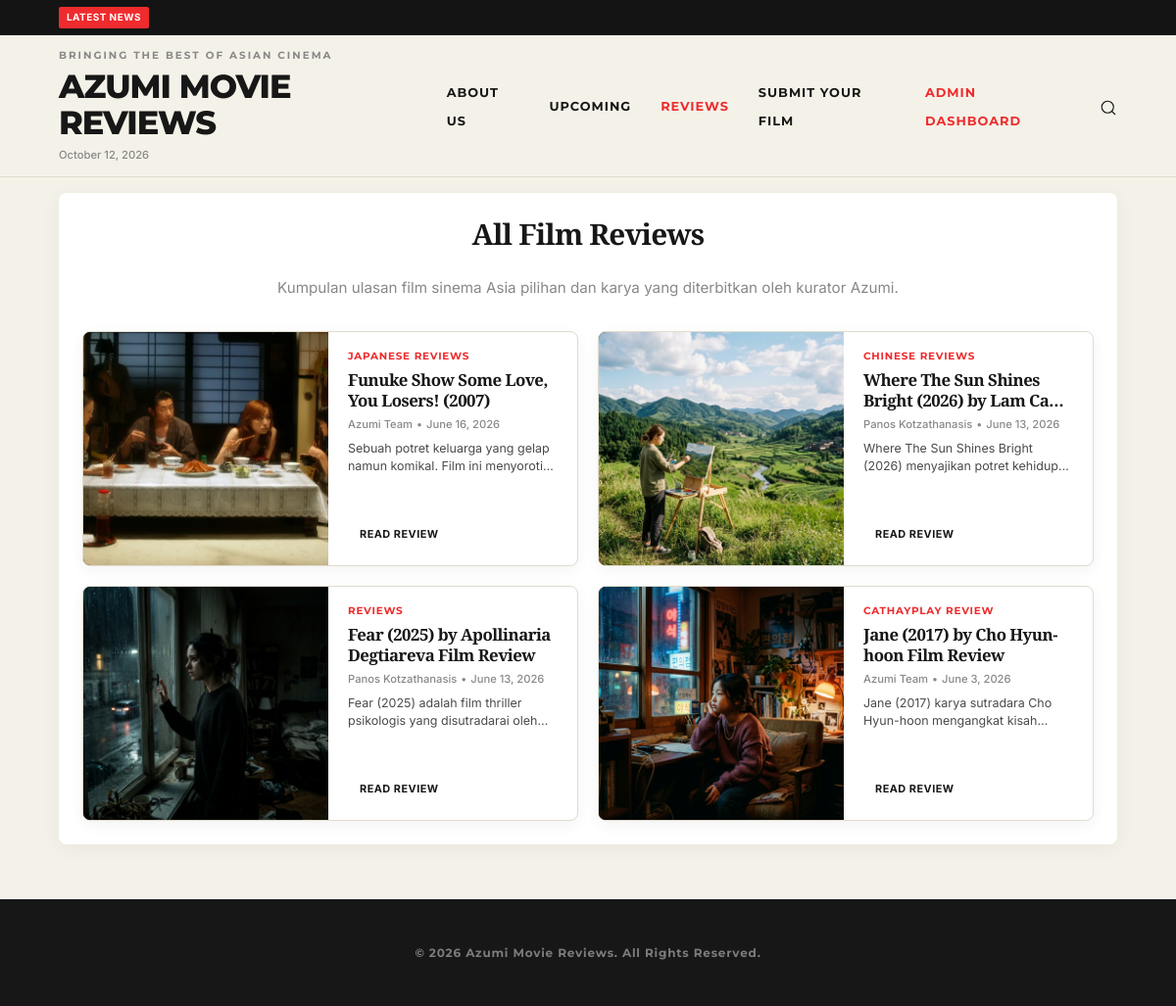
Screenshot of /reviews.php with the database file from the repository.
### tables this page shows
CREATE TABLE IF NOT EXISTS `film_submissions` (
    `id` INT UNSIGNED AUTO_INCREMENT PRIMARY KEY,
    `title` VARCHAR(255) NOT NULL,
    `author_name` VARCHAR(100) NOT NULL DEFAULT 'Anonim',
    `category` VARCHAR(100) NOT NULL DEFAULT 'REVIEWS',
    `content` TEXT NOT NULL,
    `image_path` VARCHAR(255) NOT NULL,
    `status` ENUM('pending', 'approved', 'rejected') NOT NULL DEFAULT 'pending',
    `admin_notes` TEXT NULL,
    `submitted_at` DATETIME NOT NULL DEFAULT CURRENT_TIMESTAMP,
    `reviewed_at` DATETIME NULL,
    `updated_at` DATETIME NOT NULL DEFAULT CURRENT_TIMESTAMP ON UPDATE CURRENT_TIMESTAMP,
    INDEX `idx_status` (`status`),
    INDEX `idx_submitted_at` (`submitted_at`)
);

### includes/functions.php (called while the page is built, shortened)
<?php
function e(?string $value): string {
    return htmlspecialchars($value ?? '', ENT_QUOTES, 'UTF-8');
}
function get_paragraphs(string $text): array {
    $normalized = str_replace(["\r\n", "\r"], "\n", trim($text));
    $rawParagraphs = preg_split('/\n\s*\n+/', $normalized);
    $paragraphs = [];
    foreach ($rawParagraphs as $p) {
        $clean = trim($p);
        if (mb_strlen($clean) > 5) {
            $paragraphs[] = $clean;
        }
    }
    return $paragraphs;
}
function get_poster_url(?string $filename): string {
    if (file_exists(__DIR__ . '/../assets/images/' . $filename)) {
        return 'assets/images/' . $filename;
    }
    return 'assets/images/' . $filename;
}
function format_date(?string $datetime): string {
    $timestamp = strtotime($datetime);
    return date('F j, Y', $timestamp);
}

### reviews.php (the view, shortened to what this page needs)
<?php
require_once __DIR__ . '/includes/header.php';
$pdo = getDbConnection();
$stmt = $pdo->prepare("SELECT * FROM film_submissions WHERE status = 'approved' ORDER BY COALESCE(reviewed_at, submitted_at) DESC, id DESC");
$stmt->execute();
$reviews = $stmt->fetchAll();
?>
<main>
    <section class="all-reviews-page">
        <div class="container">
            <h1>All Film Reviews</h1>
            <p style="text-align: center; color: var(--lighter-grey); margin-bottom: 30px; font-size: 0.95rem;">
                Kumpulan ulasan film sinema Asia pilihan dan karya yang diterbitkan oleh kurator Azumi.
            </p>
            <div class="review-grid-page">
                <?php if (!empty($reviews)): ?>
                    <?php foreach ($reviews as $rev): ?>
                        <?php
                        $paragraphs = get_paragraphs($rev['content']);
                        $excerpt = !empty($paragraphs) ? $paragraphs[0] : $rev['content'];
                        if (mb_strlen($excerpt) > 130) {
                            $excerpt = mb_substr($excerpt, 0, 130) . '...';
                        }
                        ?>
                        <div class="review-card-large">
                            <div class="review-card-poster">
                                <img src="<?= e(get_poster_url($rev['image_path'])) ?>" alt="<?= e($rev['title']) ?>" loading="lazy">
                            </div>
                            <div class="review-content">
                                <div>
                                    <span class="category"><?= e($rev['category'] ?: 'REVIEWS') ?></span>
                                    <h4><a href="review-detail.php?id=<?= $rev['id'] ?>"><?= e($rev['title']) ?></a></h4>
                                    <div class="review-meta">
                                        <span class="review-author"><?= e($rev['author_name'] ?: 'Azumi Team') ?></span> &bull;
                                        <span class="review-date"><?= format_date($rev['reviewed_at'] ?: $rev['submitted_at']) ?></span>
                                    </div>
                                    <p class="review-excerpt"><?= e($excerpt) ?></p>
                                </div>
                                <div class="review-action">
                                    <a href="review-detail.php?id=<?= $rev['id'] ?>" class="read-review-btn">READ REVIEW</a>
                                </div>
                            </div>
                        </div>
                    <?php endforeach; ?>
                <?php else: ?>
                    <p style="text-align: center; color: var(--lighter-grey); grid-column: 1 / -1; padding: 40px 0;">
                        Belum ada ulasan film yang diterbitkan saat ini.
                    </p>
                <?php endif; ?>
            </div>
        </div>
    </section>
</main>
<?php require_once __DIR__ . '/includes/footer.php'; ?>

### assets/css/style.css (style rules this page uses)
:root { --bg-color: #F4F2E8; --dark: #171717; --accent: #EF2B2D; --secondary-text: #4A4A4A; --lighter-grey: #888888; --light-grey: #e0dbcd; --white: #ffffff; --shadow: rgba(0, 0, 0, 0.05); --font-logo: 'Montserrat', sans-serif; --font-title: 'Playfair Display', serif; --font-heading: 'Montserrat', sans-serif; --font-body: 'Inter', sans-serif; --font-serif: 'Lora', 'Georgia', serif; }
* { margin: 0; padding: 0; box-sizing: border-box; }
body { display: flex; flex-direction: column; min-height: 100vh; font-family: var(--font-body); font-size: 1rem; line-height: 1.8; color: var(--secondary-text); background-color: var(--bg-color); -webkit-font-smoothing: antialiased; -moz-osx-font-smoothing: grayscale; }
h1, h2, h4 { font-family: var(--font-title); color: var(--dark); font-weight: 700; line-height: 1.2; letter-spacing: -0.5px; }
.container { width: 90%; max-width: 1200px; margin: 0 auto; padding: 12px 0; }
a { color: var(--dark); text-decoration: none; transition: color 0.3s ease; }
img { max-width: 100%; height: auto; display: block; }
main { flex: 1 0 auto; padding: 16px 0; }
.all-reviews-page .container { background-color: var(--white); padding: 24px; border-radius: 8px; box-shadow: 0 4px 20px var(--shadow); }
.all-reviews-page h1 { font-family: var(--font-title); font-size: 1.85rem; text-align: center; margin-bottom: 24px; font-weight: 700; letter-spacing: -0.8px; }
.review-grid-page { display: grid; grid-template-columns: repeat(2, 1fr); gap: 20px; }
.review-card-large { display: flex; flex-direction: row; background-color: var(--white); border: 1px solid var(--light-grey); border-radius: 8px; overflow: hidden; box-shadow: 0 4px 15px var(--shadow); transition: transform 0.3s ease, box-shadow 0.3s ease, border-color 0.3s ease; cursor: pointer; height: 240px; position: relative; }
.review-card-poster { width: 250px; min-width: 250px; max-width: 250px; height: 100%; overflow: hidden; background-color: #141414; flex-shrink: 0; position: relative; }
.review-card-poster img { position: absolute; inset: 0; width: 100%; height: 100%; object-fit: cover; object-position: center; display: block; transition: transform 0.35s ease; }
.review-card-large .review-content { padding: 16px 20px; display: flex; flex-direction: column; justify-content: space-between; flex-grow: 1; min-width: 0; }
.review-card-large .category { display: block; font-family: var(--font-heading); font-size: 0.65rem; color: var(--accent); text-transform: uppercase; margin-bottom: 4px; font-weight: 700; letter-spacing: 0.8px; }
.review-card-large h4 { font-family: var(--font-title); font-size: 1.05rem; line-height: 1.25; margin-bottom: 4px; font-weight: 700; color: var(--dark); display: -webkit-box; -webkit-line-clamp: 2; -webkit-box-orient: vertical; overflow: hidden; text-overflow: ellipsis; }
.review-card-large h4 a { color: var(--dark); text-decoration: none; transition: color 0.2s ease; }
.review-card-large .review-meta { font-size: 0.7rem; color: var(--lighter-grey); margin-bottom: 6px; font-family: var(--font-body); font-weight: 500; display: flex; align-items: center; gap: 4px; white-space: nowrap; overflow: hidden; text-overflow: ellipsis; }
.review-card-large .review-excerpt { font-size: 0.78rem; line-height: 1.4; color: var(--secondary-text); margin: 0 0 8px 0; display: -webkit-box; -webkit-line-clamp: 2; -webkit-box-orient: vertical; overflow: hidden; text-overflow: ellipsis; }
.review-card-large .review-action { margin-top: auto; }
.review-card-large .read-review-btn { display: inline-block; padding: 5px 12px; font-size: 0.68rem; font-weight: 700; border-radius: 4px; width: fit-content; letter-spacing: 0.5px; }

### assets/css/responsive.css (style rules this page uses)
@media (min-width: 1200px) { .container { padding: 20px 0; } }

### rows the page displays
film_submissions: image_path (picture), category "JAPANESE REVIEWS", title "Funuke Show Some Love, You Losers! (2007)", author_name "Azumi Team", reviewed_at "June 16, 2026", content "Sebuah potret keluarga yang gelap namun komikal. Film ini…"
film_submissions: image_path (picture), category "CHINESE REVIEWS", title "Where The Sun Shines Bright (2026) by…", author_name "Panos Kotzathanasis", reviewed_at "June 13, 2026", content "Where The Sun Shines Bright (2026) menyajikan potret…"
film_submissions: image_path (picture), category "REVIEWS", title "Fear (2025) by Apollinaria Degtiareva Film Review", author_name "Panos Kotzathanasis", reviewed_at "June 13, 2026", content "Fear (2025) adalah film thriller psikologis yang disutradarai…"
film_submissions: image_path (picture), category "CATHAYPLAY REVIEW", title "Jane (2017) by Cho Hyun-hoon Film Review", author_name "Azumi Team", reviewed_at "June 3, 2026", content "Jane (2017) karya sutradara Cho Hyun-hoon mengangkat…"
